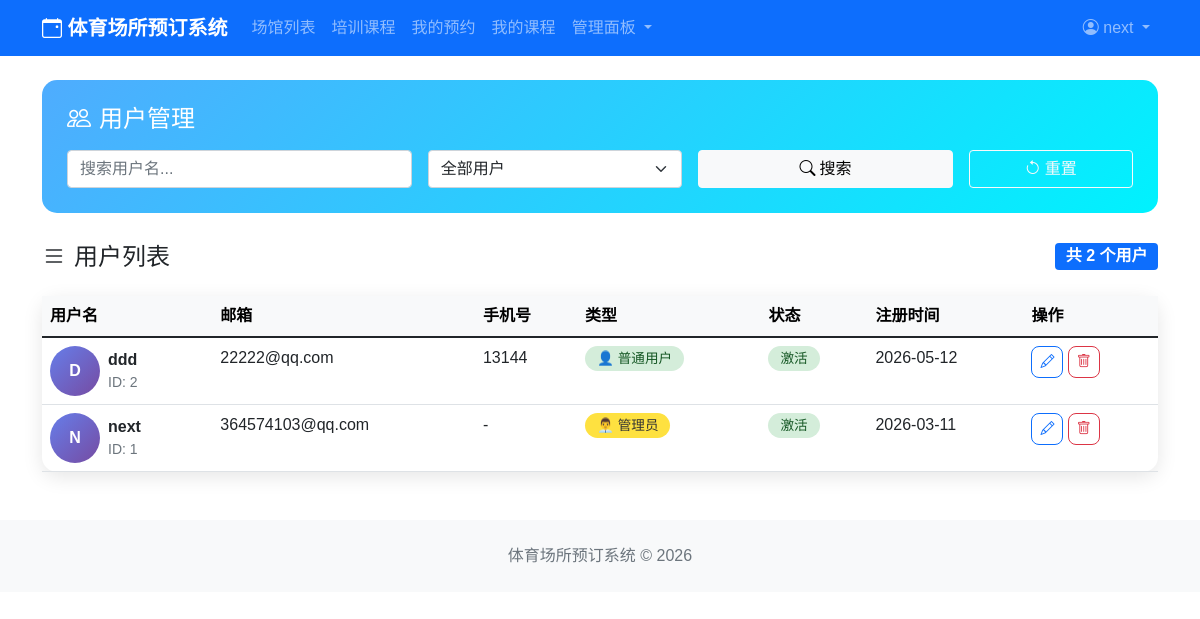
/users/list/ (signed in), run on an earlier commit of the app's database.
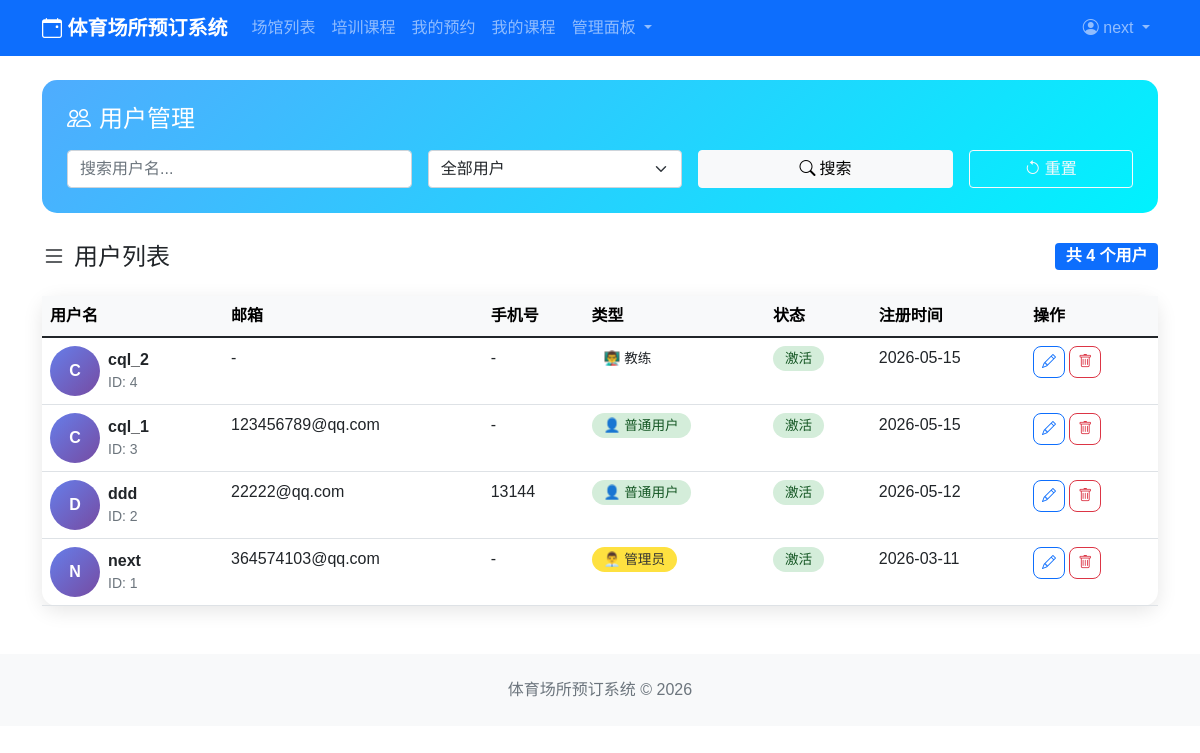
And on a later commit of the database.
### users/models.py (models this page shows, shortened)
class User(AbstractBaseUser, PermissionsMixin):
    USER_TYPE_CHOICES = (
        ('user', '普通用户'),
        ('coach', '教练'),
        ('admin', '管理员'),
    )
    username = models.CharField(max_length=150, unique=True, verbose_name='用户名')
    email = models.EmailField(blank=True, verbose_name='邮箱')
    user_type = models.CharField(max_length=20, choices=USER_TYPE_CHOICES, default='user')
    phone = models.CharField(max_length=20, blank=True, verbose_name='手机号')
    avatar = models.ImageField(upload_to='avatars/', default='avatars/default.jpg', verbose_name='头像')
    is_active = models.BooleanField(default=True, verbose_name='是否激活')
    is_staff = models.BooleanField(default=False, verbose_name='是否为员工')
    created_at = models.DateTimeField(auto_now_add=True, verbose_name='创建时间')
    updated_at = models.DateTimeField(auto_now=True, verbose_name='更新时间')
    objects = UserManager()
    USERNAME_FIELD = 'username'
    REQUIRED_FIELDS = ['email']
    class Meta:
        db_table = 'users'
        verbose_name = '用户'
        verbose_name_plural = '用户'

### users/views.py (the view)
# urls.py: path('list/', views.user_list, name='user_list'),
@user_passes_test(lambda u: u.is_staff or u.user_type == 'admin')
def user_list(request):
    users = User.objects.all().order_by('-created_at')
    user_type = request.GET.get('user_type')
    search = request.GET.get('search')
    if user_type:
        users = users.filter(user_type=user_type)
    if search:
        users = users.filter(username__icontains=search)
    paginator = Paginator(users, 20)
    page_number = request.GET.get('page')
    page_obj = paginator.get_page(page_number)
    return render(request, 'users/user_list.html', {
        'page_obj': page_obj,
        'user_type': user_type,
        'search': search
    })

### templates/users/user_list.html (shortened to what this page needs)
{% extends 'base.html' %}
{% block content %}
<div class="search-section">
    <h4 class="text-white mb-3"><i class="bi bi-people me-2"></i>用户管理</h4>
    <form method="get" class="row g-3">
        <div class="col-md-4">
            <input type="text" name="search" class="form-control" placeholder="搜索用户名..." value="{{ search|default:'' }}">
        </div>
        <div class="col-md-3">
            <select name="user_type" class="form-select">
                <option value="">全部用户</option>
            </select>
        </div>
        <div class="col-md-3">
            <button type="submit" class="btn btn-light w-100">
                <i class="bi bi-search me-1"></i>搜索
            </button>
        </div>
        <div class="col-md-2">
            <a href="{% url 'users:user_list' %}" class="btn btn-outline-light w-100">
                <i class="bi bi-arrow-counterclockwise me-1"></i>重置
            </a>
        </div>
    </form>
</div>
<div class="row mb-3">
    <div class="col-md-6">
        <h4><i class="bi bi-list me-2"></i>用户列表</h4>
    </div>
    <div class="col-md-6 text-end">
        <span class="badge bg-primary fs-6">共 {{ page_obj.paginator.count }} 个用户</span>
    </div>
</div>
<div class="card user-card">
    <div class="card-body p-0">
        <div class="table-responsive">
            <table class="table table-hover mb-0">
                <thead class="table-light">
                    <tr>
                        <th>用户名</th>
                        <th>邮箱</th>
                        <th>手机号</th>
                        <th>类型</th>
                        <th>状态</th>
                        <th>注册时间</th>
                        <th>操作</th>
                    </tr>
                </thead>
                <tbody>
                    {% for user in page_obj %}
                    <tr>
                        <td>
                            <div class="d-flex align-items-center">
                                <div class="user-avatar me-2">
                                    {{ user.username.0|upper }}
                                </div>
                                <div>
                                    <div class="fw-bold">{{ user.username }}</div>
                                    <div class="small text-muted">ID: {{ user.id }}</div>
                                </div>
                            </div>
                        </td>
                        <td>{{ user.email|default:"-" }}</td>
                        <td>{{ user.phone|default:"-" }}</td>
                        <td>
                            <span class="role-badge {{ user.user_type }}">
                                {% if user.user_type == 'admin' %}👨‍💼 管理员{% elif user.user_type == 'coach' %}👨‍🏫 教练{% else %}👤 普通用户{% endif %}
                            </span>
                        </td>
                        <td>
                            <span class="status-badge {% if user.is_active %}active{% else %}inactive{% endif %}">
                                {% if user.is_active %}激活{% else %}禁用{% endif %}
                            </span>
                        </td>
                        <td>{{ user.created_at|date:"Y-m-d" }}</td>
                        <td>
                            <a href="{% url 'users:user_edit' user.id %}" class="btn btn-sm btn-outline-primary action-btn" title="编辑">
                                <i class="bi bi-pencil"></i>
                            </a>
                            <a href="{% url 'users:user_delete' user.id %}" class="btn btn-sm btn-outline-danger action-btn" title="删除" onclick="return confirm('确定要删除用户 {{ user.username }} 吗？')">
                                <i class="bi bi-trash"></i>
                            </a>
                        </td>
                    </tr>
                    {% endfor %}
                </tbody>
            </table>
        </div>
    </div>
</div>
{% endblock %}

### templates/base.html (shortened to what this page needs)
<!DOCTYPE html>
<html lang="zh-CN">
<head>
    <link href="https://cdn.jsdelivr.net/npm/bootstrap@5.1.3/dist/css/bootstrap.min.css" rel="stylesheet">
    <link rel="stylesheet" href="https://cdn.jsdelivr.net/npm/bootstrap-icons@1.8.1/font/bootstrap-icons.css">
</head>
<body>
    <nav class="navbar navbar-expand-lg navbar-dark bg-primary">
        <div class="container">
            <a class="navbar-brand" href="{% url 'home' %}">
                <i class="bi bi-calendar-event"></i> 体育场所预订系统
            </a>
            <div class="collapse navbar-collapse" id="navbarNav">
                <ul class="navbar-nav me-auto">
                    <li class="nav-item">
                        <a class="nav-link" href="{% url 'venues:venue_list' %}">场馆列表</a>
                    </li>
                    <li class="nav-item">
                        <a class="nav-link" href="{% url 'courses:course_list' %}">培训课程</a>
                    </li>
                    {% if user.is_authenticated %}
                    <li class="nav-item">
                        <a class="nav-link" href="{% url 'bookings:my_bookings' %}">我的预约</a>
                    </li>
                    <li class="nav-item">
                        <a class="nav-link" href="{% url 'courses:my_courses' %}">我的课程</a>
                    </li>
                    {% if user.user_type == 'admin' or user.is_staff %}
                    <li class="nav-item dropdown">
                        <a class="nav-link dropdown-toggle" href="#" role="button" data-bs-toggle="dropdown">
                            管理面板
                        </a>
                    </li>
                    {% endif %}
                    {% endif %}
                </ul>
                <ul class="navbar-nav">
                    {% if user.is_authenticated %}
                    <li class="nav-item dropdown">
                        <a class="nav-link dropdown-toggle" href="#" id="userDropdown" role="button" data-bs-toggle="dropdown">
                            <i class="bi bi-person-circle"></i> {{ user.username }}
                        </a>
                    </li>
                    {% endif %}
                </ul>
            </div>
        </div>
    </nav>
    <main class="container my-4">
        {% block content %}{% endblock %}
    </main>
    <footer class="bg-light py-4 mt-5">
        <div class="container text-center">
            <p class="text-muted mb-0">体育场所预订系统 &copy; 2026</p>
        </div>
    </footer>
</body>
</html>

What changed in the data, as far as the page shows it:
added User: username.0 "C", username "cql_2", id "4", email "-", phone "-", user_type "👨‍🏫 教练", is_active "激活", created_at "2026-05-15"
added User: username.0 "C", username "cql_1", id "3", email "123456789@qq.com", phone "-", user_type "👤 普通用户", is_active "激活", created_at "2026-05-15"
Also different on the page:
{{ page_obj.paginator.count }}: "2" → "4"
